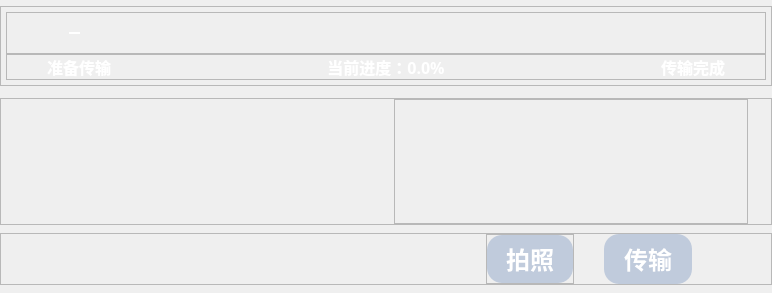
         <widget class="QWidget" name="picmodepage">
          <property name="sizePolicy">
           <sizepolicy hsizetype="Expanding" vsizetype="Expanding">
            <horstretch>0</horstretch>
            <verstretch>0</verstretch>
           </sizepolicy>
          </property>
          <layout class="QHBoxLayout" name="horizontalLayout_23">
           <property name="spacing">
            <number>0</number>
           </property>
           <property name="leftMargin">
            <number>0</number>
           </property>
           <property name="topMargin">
            <number>0</number>
           </property>
           <property name="rightMargin">
            <number>0</number>
           </property>
           <property name="bottomMargin">
            <number>0</number>
           </property>
           <item>
            <widget class="QStackedWidget" name="picpage">
             <property name="sizePolicy">
              <sizepolicy hsizetype="Expanding" vsizetype="Expanding">
               <horstretch>0</horstretch>
               <verstretch>0</verstretch>
              </sizepolicy>
             </property>
             <property name="minimumSize">
              <size>
               <width>0</width>
               <height>0</height>
              </size>
             </property>
             <property name="maximumSize">
              <size>
               <width>16777215</width>
               <height>622</height>
              </size>
             </property>
             <widget class="QWidget" name="picpage1">
              <property name="sizePolicy">
               <sizepolicy hsizetype="Expanding" vsizetype="Expanding">
                <horstretch>0</horstretch>
                <verstretch>0</verstretch>
               </sizepolicy>
              </property>
              <layout class="QVBoxLayout" name="verticalLayout_8" stretch="3,10,6,62,4,13,4">
               <property name="spacing">
                <number>0</number>
               </property>
               <property name="leftMargin">
                <number>0</number>
               </property>
               <property name="topMargin">
                <number>0</number>
               </property>
               <property name="rightMargin">
                <number>0</number>
               </property>
               <property name="bottomMargin">
                <number>0</number>
               </property>
               <item>
                <spacer name="verticalSpacer_21">
                 <property name="orientation">
                  <enum>Qt::Vertical</enum>
                 </property>
                 <property name="sizeHint" stdset="0">
                  <size>
                   <width>20</width>
                   <height>37</height>
                  </size>
                 </property>
                </spacer>
               </item>
               <item>
                <widget class="QFrame" name="frame_12">
                 <property name="sizePolicy">
                  <sizepolicy hsizetype="Expanding" vsizetype="Expanding">
                   <horstretch>0</horstretch>
                   <verstretch>0</verstretch>
                  </sizepolicy>
                 </property>
                 <property name="styleSheet">
                  <string notr="true">/* 基础圆角按钮 */
QLabel {
    color: #ffffff;              /* 文字颜色（白色） */
}</string>
                 </property>
                 <property name="frameShape">
                  <enum>QFrame::StyledPanel</enum>
                 </property>
                 <property name="frameShadow">
                  <enum>QFrame::Raised</enum>
                 </property>
                 <layout class="QVBoxLayout" name="verticalLayout_3" stretch="1,1">
                  <property name="spacing">
                   <number>0</number>
                  </property>
                  <property name="leftMargin">
                   <number>5</number>
                  </property>
                  <property name="topMargin">
                   <number>5</number>
                  </property>
                  <property name="rightMargin">
                   <number>5</number>
                  </property>
                  <property name="bottomMargin">
                   <number>5</number>
                  </property>
                  <item>
                   <widget class="QFrame" name="frame_6">
                    <property name="sizePolicy">
                     <sizepolicy hsizetype="Expanding" vsizetype="Expanding">
                      <horstretch>0</horstretch>
                      <verstretch>0</verstretch>
                     </sizepolicy>
                    </property>
                    <property name="frameShape">
                     <enum>QFrame::StyledPanel</enum>
                    </property>
                    <property name="frameShadow">
                     <enum>QFrame::Raised</enum>
                    </property>
                    <layout class="QHBoxLayout" name="horizontalLayout_7" stretch="8,84,8">
                     <property name="spacing">
                      <number>0</number>
                     </property>
                     <property name="leftMargin">
                      <number>0</number>
                     </property>
                     <property name="topMargin">
                      <number>0</number>
                     </property>
                     <property name="rightMargin">
                      <number>0</number>
                     </property>
                     <property name="bottomMargin">
                      <number>0</number>
                     </property>
                     <item>
                      <spacer name="horizontalSpacer_17">
                       <property name="orientation">
                        <enum>Qt::Horizontal</enum>
                       </property>
                       <property name="sizeHint" stdset="0">
                        <size>
                         <width>50</width>
                         <height>15</height>
                        </size>
                       </property>
                      </spacer>
                     </item>
                     <item>
                      <widget class="QSlider" name="picprogress">
                       <property name="focusPolicy">
                        <enum>Qt::NoFocus</enum>
                       </property>
                       <property name="statusTip">
                        <string/>
                       </property>
                       <property name="accessibleName">
                        <string/>
                       </property>
                       <property name="styleSheet">
                        <string notr="true">/* 进度条：自定义虚线图片轨道 + 实线到滑块中心（无多余白点） + PNG滑块 */
QSlider {
    background: transparent;
    height: 40px;          /* 适配滑块高度 */
    border-image:  url(:/step/image/step/空步骤.png); /* 替换为你的虚线图片实际路径 */
}

/* 1. 基础轨道：自定义虚线图片作为背景（核心修改） */
QSlider::groove:horizontal {
    height: 2px;                   /* 轨道高度（需与虚线图片高度匹配） */
    background-repeat: repeat-x;   /* 水平重复平铺图片，形成连续虚线 */
    background-position: center;   /* 图片垂直居中，避免偏移 */
    border: none;                  /* 移除原有边框虚线 */
    border-radius: 1px;
    margin: 0 12px;                /* 滑块宽度/2=24/2=12，贴合滑动范围 */
}

/* 2. 完成部分：实线到滑块中心（消除小白点核心） */
QSlider::sub-page:horizontal {
    height: 2px;                   /* 与轨道高度一致 */
    background-color: #FFFFFF;     /* 白色实线（背景填充，无边缘断点）#FFFFFF */
    border: none;                  /* 彻底去掉所有边框 */
    border-radius: 1px;
    /* 精准限定实线范围：从轨道左边界到滑块中心 */
    margin: 0 12px;                /* 修正：补充px单位，避免样式失效 */
}

/* 3. 滑块：PNG图标（覆盖实线终点，无白点） */
QSlider::handle:horizontal {
    image: url(:/step/image/step/smilingface.png); /* 你的PNG路径 */
    width: 24px;                   /* 滑块宽度 */
    height: 24px;                  /* 滑块高度 */
    background-color: transparent;
    border: none;
    /* 垂直+水平居中，滑块中心对齐实线终点 */
    margin: -11px -12px;           /* 垂直：-11px，水平：-滑块半宽 */
}
</string>
                       </property>
                       <property name="inputMethodHints">
                        <set>Qt::ImhNone</set>
                       </property>
                       <property name="maximum">
                        <number>99</number>
                       </property>
                       <property name="pageStep">
                        <number>1</number>
                       </property>
                       <property name="orientation">
                        <enum>Qt::Horizontal</enum>
                       </property>
                      </widget>
                     </item>
                     <item>
                      <spacer name="horizontalSpacer_18">
                       <property name="orientation">
                        <enum>Qt::Horizontal</enum>
                       </property>
                       <property name="sizeHint" stdset="0">
                        <size>
                         <width>81</width>
                         <height>13</height>
                        </size>
                       </property>
                      </spacer>
                     </item>
                    </layout>
                   </widget>
                  </item>
                  <item>
                   <widget class="QFrame" name="frame_7">
                    <property name="sizePolicy">
                     <sizepolicy hsizetype="Expanding" vsizetype="Expanding">
                      <horstretch>0</horstretch>
                      <verstretch>0</verstretch>
                     </sizepolicy>
                    </property>
                    <property name="styleSheet">
                     <string notr="true"/>
                    </property>
                    <property name="frameShape">
                     <enum>QFrame::StyledPanel</enum>
                    </property>
                    <property name="frameShadow">
                     <enum>QFrame::Raised</enum>
                    </property>
                    <layout class="QHBoxLayout" name="horizontalLayout_8" stretch="3,13,17,34,17,13,3">
                     <property name="spacing">
                      <number>0</number>
                     </property>
                     <property name="leftMargin">
                      <number>0</number>
                     </property>
                     <property name="topMargin">
                      <number>0</number>
                     </property>
                     <property name="rightMargin">
                      <number>0</number>
                     </property>
                     <property name="bottomMargin">
                      <number>0</number>
                     </property>
                     <item>
                      <spacer name="horizontalSpacer_19">
                       <property name="orientation">
                        <enum>Qt::Horizontal</enum>
                       </property>
                       <property name="sizeHint" stdset="0">
                        <size>
                         <width>40</width>
                         <height>20</height>
                        </size>
                       </property>
                      </spacer>
                     </item>
                     <item>
                      <widget class="QLabel" name="label_5">
                       <property name="sizePolicy">
                        <sizepolicy hsizetype="Expanding" vsizetype="Preferred">
                         <horstretch>0</horstretch>
                         <verstretch>0</verstretch>
                        </sizepolicy>
                       </property>
                       <property name="minimumSize">
                        <size>
                         <width>0</width>
                         <height>0</height>
                        </size>
                       </property>
                       <property name="font">
                        <font>
                         <family>微软雅黑</family>
                         <pointsize>12</pointsize>
                         <weight>75</weight>
                         <bold>true</bold>
                        </font>
                       </property>
                       <property name="layoutDirection">
                        <enum>Qt::LeftToRight</enum>
                       </property>
                       <property name="styleSheet">
                        <string notr="true"/>
                       </property>
                       <property name="text">
                        <string>准备传输</string>
                       </property>
                       <property name="alignment">
                        <set>Qt::AlignCenter</set>
                       </property>
                      </widget>
                     </item>
                     <item>
                      <spacer name="horizontalSpacer_20">
                       <property name="orientation">
                        <enum>Qt::Horizontal</enum>
                       </property>
                       <property name="sizeHint" stdset="0">
                        <size>
                         <width>40</width>
                         <height>20</height>
                        </size>
                       </property>
                      </spacer>
                     </item>
                     <item>
                      <widget class="QLabel" name="picprogresstip">
                       <property name="sizePolicy">
                        <sizepolicy hsizetype="Expanding" vsizetype="Expanding">
                         <horstretch>0</horstretch>
                         <verstretch>0</verstretch>
                        </sizepolicy>
                       </property>
                       <property name="font">
                        <font>
                         <family>微软雅黑</family>
                         <pointsize>12</pointsize>
                         <weight>75</weight>
                         <bold>true</bold>
                        </font>
                       </property>
                       <property name="styleSheet">
                        <string notr="true"/>
                       </property>
                       <property name="text">
                        <string>当前进度：0.0%</string>
                       </property>
                       <property name="alignment">
                        <set>Qt::AlignCenter</set>
                       </property>
                      </widget>
                     </item>
                     <item>
                      <spacer name="horizontalSpacer_21">
                       <property name="orientation">
                        <enum>Qt::Horizontal</enum>
                       </property>
                       <property name="sizeHint" stdset="0">
                        <size>
                         <width>40</width>
                         <height>20</height>
                        </size>
                       </property>
                      </spacer>
                     </item>
                     <item>
                      <widget class="QLabel" name="label_7">
                       <property name="sizePolicy">
                        <sizepolicy hsizetype="Expanding" vsizetype="Expanding">
                         <horstretch>0</horstretch>
                         <verstretch>0</verstretch>
                        </sizepolicy>
                       </property>
                       <property name="font">
                        <font>
                         <family>微软雅黑</family>
                         <pointsize>12</pointsize>
                         <weight>75</weight>
                         <bold>true</bold>
                        </font>
                       </property>
                       <property name="styleSheet">
                        <string notr="true"/>
                       </property>
                       <property name="text">
                        <string>传输完成</string>
                       </property>
                       <property name="alignment">
                        <set>Qt::AlignCenter</set>
                       </property>
                      </widget>
                     </item>
                     <item>
                      <spacer name="horizontalSpacer_22">
                       <property name="orientation">
                        <enum>Qt::Horizontal</enum>
                       </property>
                       <property name="sizeHint" stdset="0">
                        <size>
                         <width>40</width>
                         <height>20</height>
                        </size>
                       </property>
                      </spacer>
                     </item>
                    </layout>
                   </widget>
                  </item>
                 </layout>
                </widget>
               </item>
               <item>
                <spacer name="verticalSpacer_22">
                 <property name="orientation">
                  <enum>Qt::Vertical</enum>
                 </property>
                 <property name="sizeHint" stdset="0">
                  <size>
                   <width>20</width>
                   <height>50</height>
                  </size>
                 </property>
                </spacer>
               </item>
               <item>
                <widget class="QFrame" name="frame_13">
                 <property name="sizePolicy">
                  <sizepolicy hsizetype="Expanding" vsizetype="Expanding">
                   <horstretch>0</horstretch>
                   <verstretch>0</verstretch>
                  </sizepolicy>
                 </property>
                 <property name="frameShape">
                  <enum>QFrame::StyledPanel</enum>
                 </property>
                 <property name="frameShadow">
                  <enum>QFrame::Raised</enum>
                 </property>
                 <layout class="QHBoxLayout" name="horizontalLayout_15" stretch="3,46,2,46,3">
                  <property name="spacing">
                   <number>0</number>
                  </property>
                  <property name="leftMargin">
                   <number>0</number>
                  </property>
                  <property name="topMargin">
                   <number>0</number>
                  </property>
                  <property name="rightMargin">
                   <number>0</number>
                  </property>
                  <property name="bottomMargin">
                   <number>0</number>
                  </property>
                  <item>
                   <spacer name="horizontalSpacer_35">
                    <property name="orientation">
                     <enum>Qt::Horizontal</enum>
                    </property>
                    <property name="sizeHint" stdset="0">
                     <size>
                      <width>42</width>
                      <height>20</height>
                     </size>
                    </property>
                   </spacer>
                  </item>
                  <item>
                   <widget class="QLabel" name="localpic">
                    <property name="sizePolicy">
                     <sizepolicy hsizetype="Expanding" vsizetype="Expanding">
                      <horstretch>0</horstretch>
                      <verstretch>0</verstretch>
                     </sizepolicy>
                    </property>
                    <property name="styleSheet">
                     <string notr="true">border-image: url(:/tip/image/tip/zhong_p_a.svg);</string>
                    </property>
                    <property name="text">
                     <string/>
                    </property>
                   </widget>
                  </item>
                  <item>
                   <spacer name="horizontalSpacer_36">
                    <property name="orientation">
                     <enum>Qt::Horizontal</enum>
                    </property>
                    <property name="sizeHint" stdset="0">
                     <size>
                      <width>42</width>
                      <height>20</height>
                     </size>
                    </property>
                   </spacer>
                  </item>
                  <item>
                   <widget class="QFrame" name="piccamframe">
                    <property name="sizePolicy">
                     <sizepolicy hsizetype="Expanding" vsizetype="Expanding">
                      <horstretch>0</horstretch>
                      <verstretch>0</verstretch>
                     </sizepolicy>
                    </property>
                    <property name="styleSheet">
                     <string notr="true"/>
                    </property>
                    <property name="frameShape">
                     <enum>QFrame::StyledPanel</enum>
                    </property>
                    <property name="frameShadow">
                     <enum>QFrame::Raised</enum>
                    </property>
                    <widget class="QLabel" name="piccam">
                     <property name="geometry">
                      <rect>
                       <x>0</x>
                       <y>0</y>
                       <width>309</width>
                       <height>321</height>
                      </rect>
                     </property>
                     <property name="sizePolicy">
                      <sizepolicy hsizetype="Expanding" vsizetype="Expanding">
                       <horstretch>0</horstretch>
                       <verstretch>0</verstretch>
                      </sizepolicy>
                     </property>
                     <property name="styleSheet">
                      <string notr="true">border-image: url(:/btn/image/btn/摄像头连接中.svg);
border-radius: 20px; </string>
                     </property>
                     <property name="text">
                      <string/>
                     </property>
                    </widget>
                   </widget>
                  </item>
                  <item>
                   <spacer name="horizontalSpacer_37">
                    <property name="orientation">
                     <enum>Qt::Horizontal</enum>
                    </property>
                    <property name="sizeHint" stdset="0">
                     <size>
                      <width>42</width>
                      <height>20</height>
                     </size>
                    </property>
                   </spacer>
                  </item>
                 </layout>
                </widget>
               </item>
               <item>
                <spacer name="verticalSpacer_23">
                 <property name="orientation">
                  <enum>Qt::Vertical</enum>
                 </property>
                 <property name="sizeHint" stdset="0">
                  <size>
                   <width>20</width>
                   <height>20</height>
                  </size>
                 </property>
                </spacer>
               </item>
               <item>
                <widget class="QFrame" name="frame_14">
                 <property name="sizePolicy">
                  <sizepolicy hsizetype="Expanding" vsizetype="Expanding">
                   <horstretch>0</horstretch>
                   <verstretch>0</verstretch>
                  </sizepolicy>
                 </property>
                 <property name="frameShape">
                  <enum>QFrame::StyledPanel</enum>
                 </property>
                 <property name="frameShadow">
                  <enum>QFrame::Raised</enum>
                 </property>
                 <layout class="QHBoxLayout" name="horizontalLayout_14" stretch="450,82,28,82,73">
                  <property name="spacing">
                   <number>0</number>
                  </property>
                  <property name="leftMargin">
                   <number>0</number>
                  </property>
                  <property name="topMargin">
                   <number>0</number>
                  </property>
                  <property name="rightMargin">
                   <number>0</number>
                  </property>
                  <property name="bottomMargin">
                   <number>0</number>
                  </property>
                  <item>
                   <spacer name="horizontalSpacer_38">
                    <property name="orientation">
                     <enum>Qt::Horizontal</enum>
                    </property>
                    <property name="sizeHint" stdset="0">
                     <size>
                      <width>555</width>
                      <height>20</height>
                     </size>
                    </property>
                   </spacer>
                  </item>
                  <item>
                   <widget class="QFrame" name="frame_11">
                    <property name="frameShape">
                     <enum>QFrame::StyledPanel</enum>
                    </property>
                    <property name="frameShadow">
                     <enum>QFrame::Raised</enum>
                    </property>
                    <layout class="QHBoxLayout" name="horizontalLayout_13">
                     <property name="spacing">
                      <number>0</number>
                     </property>
                     <property name="leftMargin">
                      <number>0</number>
                     </property>
                     <property name="topMargin">
                      <number>0</number>
                     </property>
                     <property name="rightMargin">
                      <number>0</number>
                     </property>
                     <property name="bottomMargin">
                      <number>0</number>
                     </property>
                     <item>
                      <widget class="QPushButton" name="tookphoto">
                       <property name="sizePolicy">
                        <sizepolicy hsizetype="Expanding" vsizetype="Expanding">
                         <horstretch>0</horstretch>
                         <verstretch>0</verstretch>
                        </sizepolicy>
                       </property>
                       <property name="font">
                        <font>
                         <family>微软雅黑</family>
                         <pointsize>18</pointsize>
                         <weight>75</weight>
                         <bold>true</bold>
                        </font>
                       </property>
                       <property name="styleSheet">
                        <string notr="true">/* 基础圆角按钮 */
QPushButton {
    /* 核心：圆角设置（数值越大，圆角越明显） */
    border-radius:15px;          /* 圆角半径，建议8-16px */
    /* 基础样式（可选，保证按钮美观） */
    background-color: #8E9AAFCC;   /* 按钮背景色（蓝色，可自定义） */
    color: #ffffff;              /* 文字颜色（白色） */
    border: none;                /* 去掉默认边框 */
    padding: 6px 6px;           /* 内边距（上下6px，左右16px），避免文字贴边 */

}

QPushButton:pressed {
    background-color: rgba(255, 255, 255, 0.8); 
    padding-top: 15px;  /* 点击时修改填充 */
}
</string>
                       </property>
                       <property name="text">
                        <string>拍照</string>
                       </property>
                      </widget>
                     </item>
                    </layout>
                   </widget>
                  </item>
                  <item>
                   <spacer name="horizontalSpacer_30">
                    <property name="orientation">
                     <enum>Qt::Horizontal</enum>
                    </property>
                    <property name="sizeHint" stdset="0">
                     <size>
                      <width>23</width>
                      <height>20</height>
                     </size>
                    </property>
                   </spacer>
                  </item>
                  <item>
                   <widget class="QPushButton" name="sendpic">
                    <property name="sizePolicy">
                     <sizepolicy hsizetype="Expanding" vsizetype="Expanding">
                      <horstretch>0</horstretch>
                      <verstretch>0</verstretch>
                     </sizepolicy>
                    </property>
                    <property name="font">
                     <font>
                      <family>微软雅黑</family>
                      <pointsize>18</pointsize>
                      <weight>75</weight>
                      <bold>true</bold>
                     </font>
                    </property>
                    <property name="styleSheet">
                     <string notr="true">/* 基础圆角按钮 */
QPushButton {
    /* 核心：圆角设置（数值越大，圆角越明显） */
    border-radius:15px;          /* 圆角半径，建议8-16px */
    /* 基础样式（可选，保证按钮美观） */
    background-color: #8E9AAFCC;   /* 按钮背景色（蓝色，可自定义） */
    color: #ffffff;              /* 文字颜色（白色） */
    border: none;                /* 去掉默认边框 */
    padding: 6px 6px;           /* 内边距（上下6px，左右16px），避免文字贴边 */
}

QPushButton:pressed {
    background-color: rgba(255, 255, 255, 0.8); 
    padding-top: 15px;  /* 点击时修改填充 */
}
</string>
                    </property>
                    <property name="text">
                     <string>传输</string>
                    </property>
                   </widget>
                  </item>
                  <item>
                   <spacer name="horizontalSpacer_41">
                    <property name="orientation">
                     <enum>Qt::Horizontal</enum>
                    </property>
                    <property name="sizeHint" stdset="0">
                     <size>
                      <width>70</width>
                      <height>20</height>
                     </size>
                    </property>
                   </spacer>
                  </item>
                 </layout>
                </widget>
               </item>
               <item>
                <spacer name="verticalSpacer_24">
                 <property name="orientation">
                  <enum>Qt::Vertical</enum>
                 </property>
                 <property name="sizeHint" stdset="0">
                  <size>
                   <width>20</width>
                   <height>32</height>
                  </size>
                 </property>
                </spacer>
               </item>
              </layout>
             </widget>
            </widget>
           </item>
          </layout>
         </widget>
